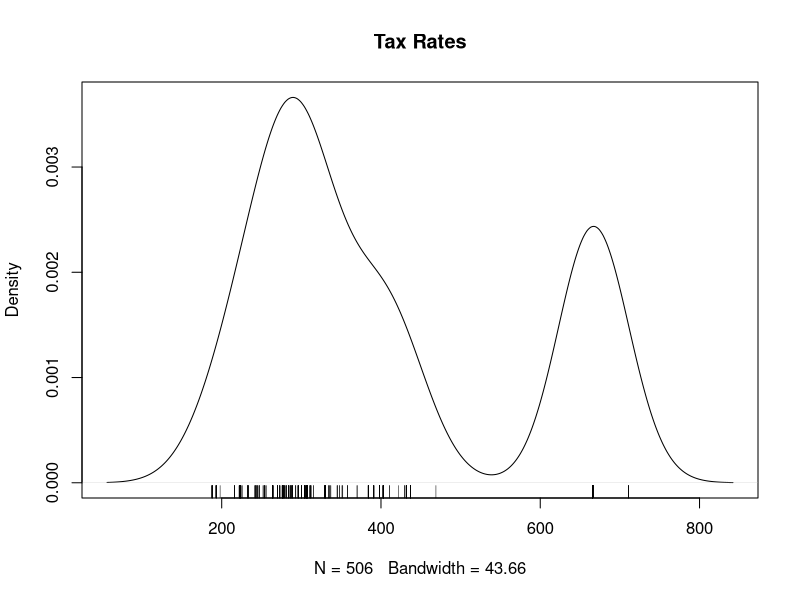
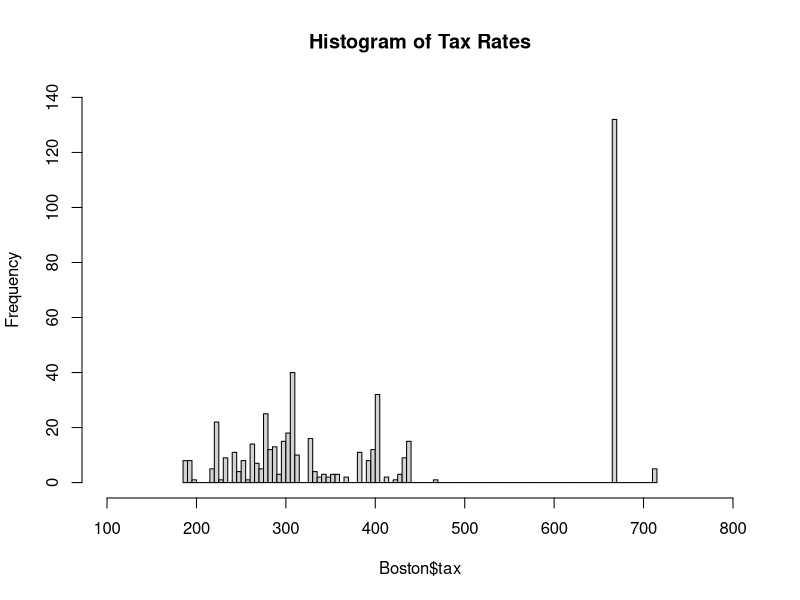
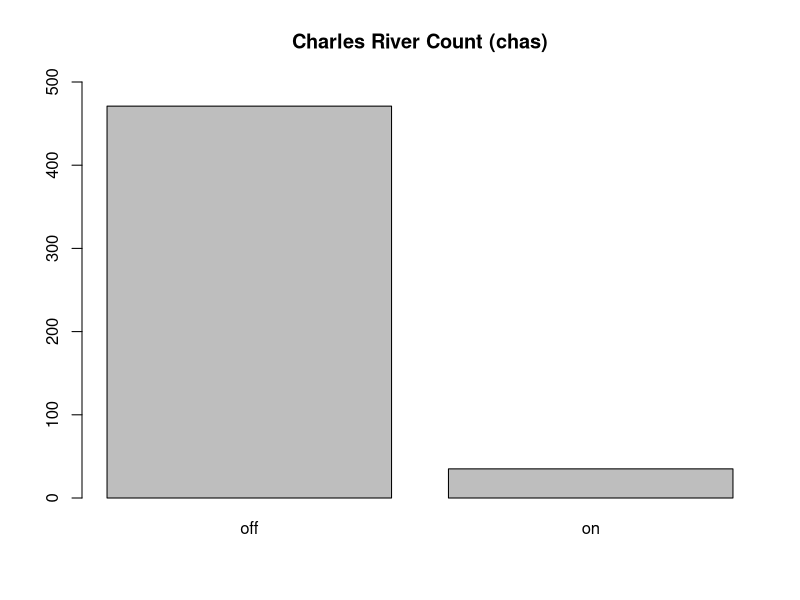
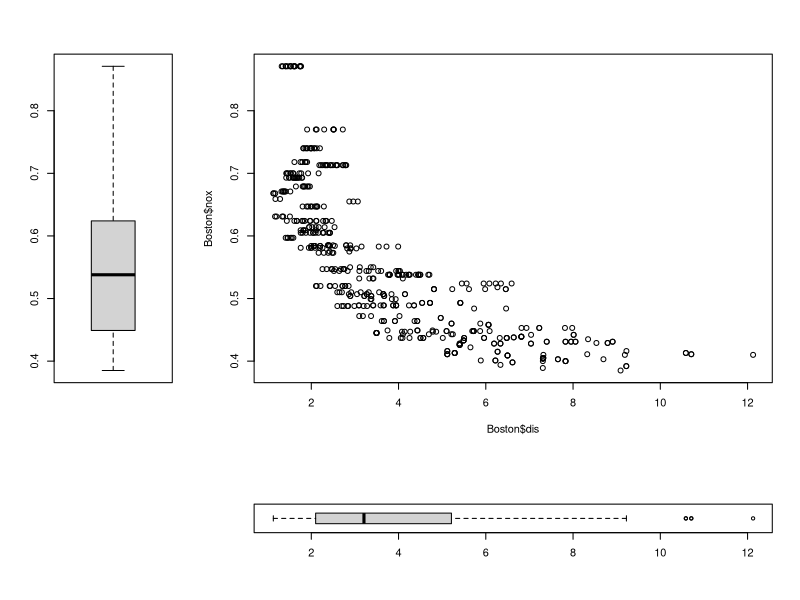

The R source for these figures, in order:
## ---- chunk 1
if (!require("knitr")) {
  install.packages("knitr") # do this once per lifetime
  require("knitr") # do this once per session
}
require("MASS")
## ---- chunk 2
Boston$chas = factor(Boston$chas, levels = c(0, 1), labels = c("off", "on"))
## ---- chunk 3
columns = ncol(Boston)
cat(sep = "", "The number of columns are ", columns, "\n")

rows = nrow(Boston)
cat(sep = "", "The number of rows are ", rows, "\n")
## ---- chunk 4
plot(density(Boston$tax), main = "Tax Rates")
rug(Boston$tax)
## ---- chunk 5
hist(Boston$tax, breaks = 100, freq = TRUE, main = "Histogram of Tax Rates", 
    ylim = c(0, 140), xlim = c(100, 800))
## ---- chunk 6
max = length(which(Boston$tax == max(Boston$tax)))
cat(sep = "", "There are ", max, " occurrences of the maximum value, ", max(Boston$tax), 
    ", in this histogram.", "\n")

second = sort(Boston$tax, TRUE)[max + 1]
secondcount = length(which(Boston$tax == second))
cat(sep = "", "There are ", secondcount, " occurrences of the second highest value, ", 
    second, " ,in this histogram.", "\n")
## ---- chunk 7
counts = table(Boston$chas)
barplot(counts, names.arg = NULL, main = "Charles River Count (chas)", ylim = c(0, 
    500))
## ---- chunk 8
Rivercount = length(which(Boston$chas == "on"))
cat(sep = "", "There are ", Rivercount, " neighborhoods on the Charles river.", 
    "\n")
## ---- chunk 9
m = matrix(data = c(1, 3, 3, 3, 1, 3, 3, 3, 1, 3, 3, 3, 0, 2, 2, 2), nrow = 4, 
    ncol = 4, byrow = TRUE)
layout(m)
boxplot(Boston$nox)
boxplot(Boston$dis, horizontal = TRUE)
plot(Boston$dis, Boston$nox)
